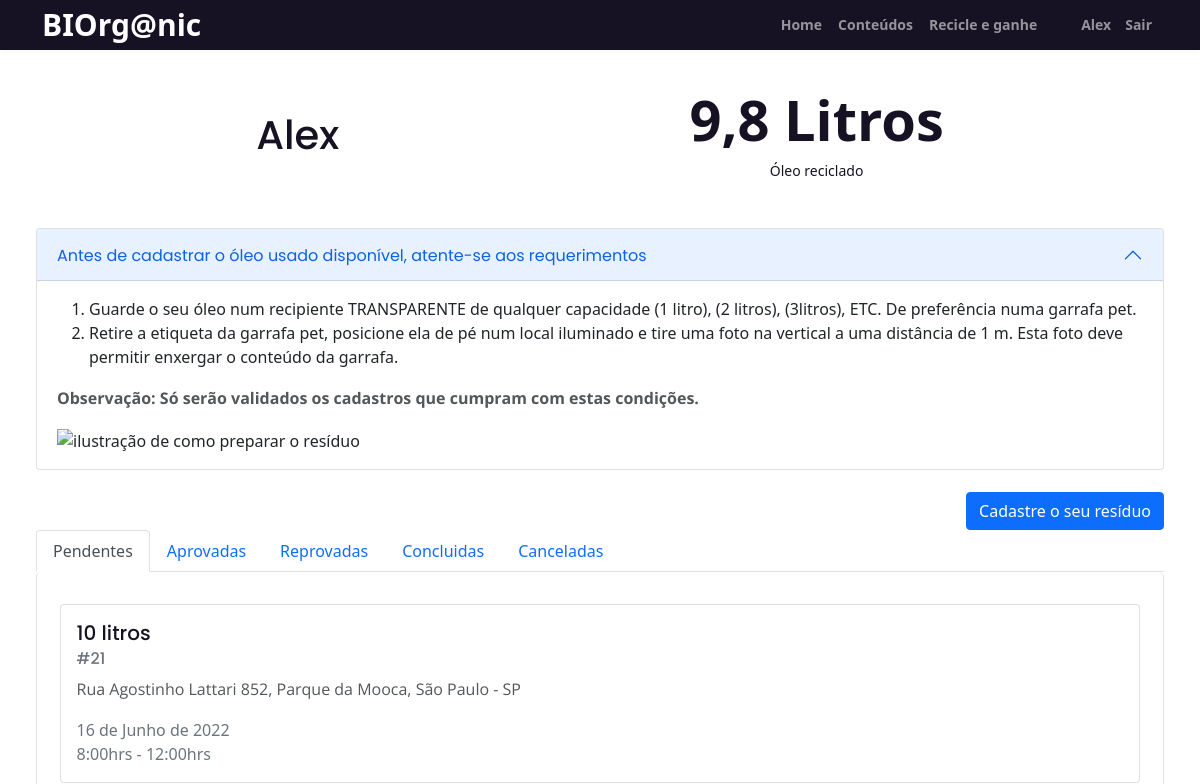
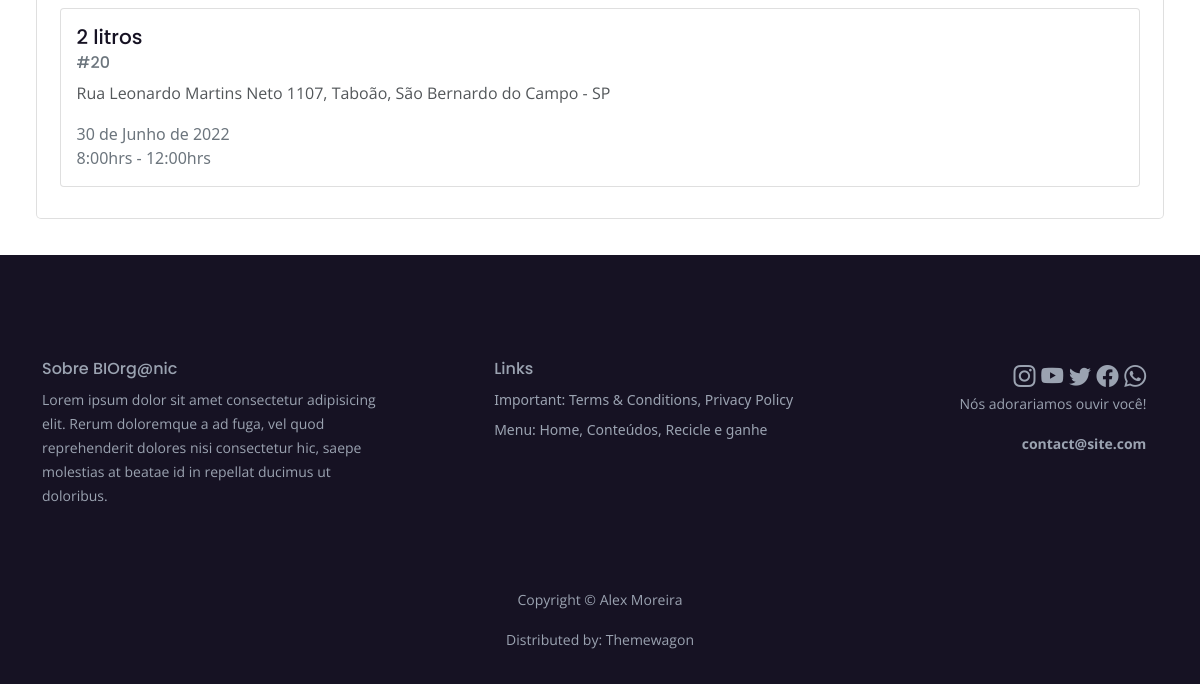
/collect/ (signed in), run on an earlier commit of the app's database (2 pictures, top to bottom).
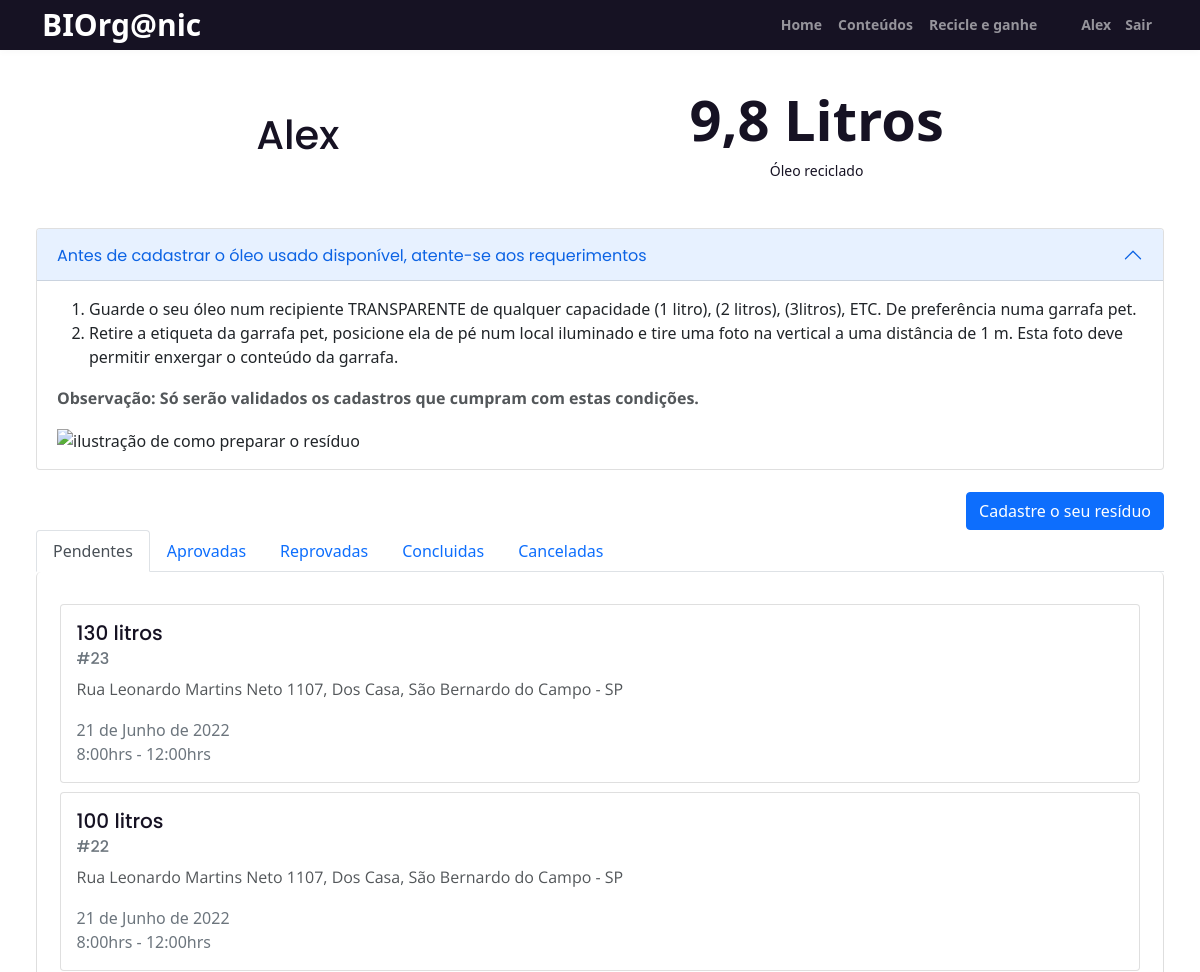
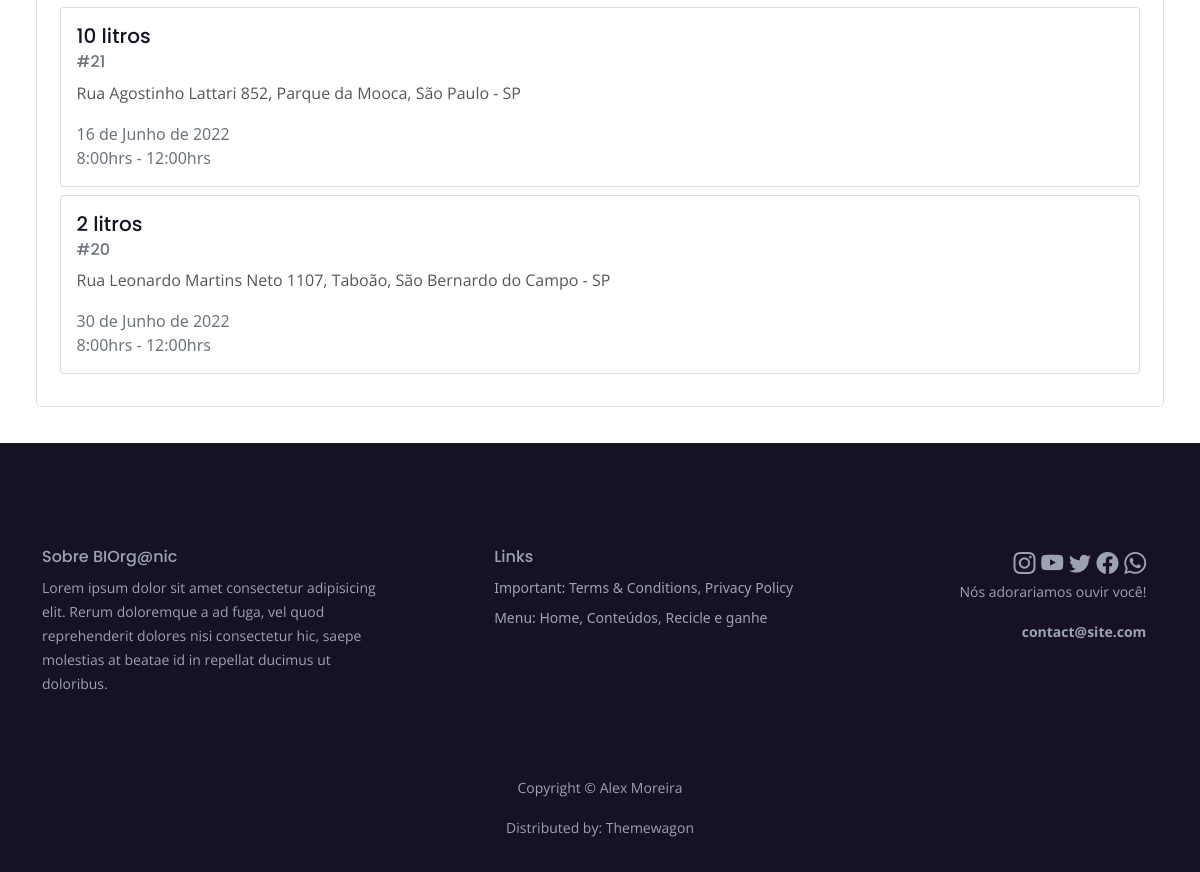
And on a later commit of the database (2 pictures, top to bottom).
### users/models.py (models this page shows)
class User(AbstractUser):
    cep = models.CharField(verbose_name='CEP', max_length=9, default= '')
    uf = models.CharField(verbose_name='Estado', max_length=20, default= '')
    city = models.CharField(verbose_name='Cidade', max_length=30, default= '')
    block = models.CharField(verbose_name='Bairro', max_length=30, default= '')
    address = models.CharField(verbose_name='Endereço', max_length=50, default= '')
    number = models.CharField(verbose_name='Numero', max_length=10, default= '')
    complement = models.CharField(verbose_name='Complemento', max_length=30, default= '', blank=True)
    phone = models.CharField(verbose_name='Telefone', max_length=14, default= '')
    insta = models.CharField(verbose_name='Instagram', max_length=30, default= '', blank=True)
    descard = models.CharField(max_length=3, verbose_name='Realiza descarte de óleo frequentemente?', default=False, choices=[
        ('Sim', 'Sim'),
        ('Não', 'Não')
    ])
    time = models.CharField(max_length=30, verbose_name='Se sim, a cada quanto tempo?', default= '', choices=[
        ('Não descarta', 'Não descarto'),
        ('Duas semanas', 'A cada duas semanas'),
        ('Um mês', 'A cada um mês'),
        ('Dois meses', 'A cada dois meses')
    ])
    full = models.BooleanField(verbose_name='Completo', default=False)

### collect/models.py (models this page shows)
class Collect(models.Model):
    user = models.ForeignKey(User, on_delete=models.CASCADE, default='')
    name = models.CharField(max_length=30, default= '')
    liters = models.IntegerField(verbose_name='Quantidade aproximada de óleo (Lts)', default=0)
    cep = models.CharField(verbose_name='CEP', max_length=9, default= '')
    uf = models.CharField(verbose_name='Estado', max_length=20, default= '')
    city = models.CharField(verbose_name='Cidade', max_length=30, default= '')
    block = models.CharField(verbose_name='Bairro', max_length=30, default= '')
    address = models.CharField(verbose_name='Endereço', max_length=50, default= '')
    number = models.CharField(verbose_name='Numero', max_length=10, default= '')
    complement = models.CharField(verbose_name='Complemento', max_length=30, default= '', blank=True)
    date = models.DateField(verbose_name='Data da coleta', default=datetime.now)
    time = models.CharField(max_length=20, verbose_name='Horario da coleta', default='', choices=[
        ('8:00hrs - 12:00hrs','8:00hrs - 12:00hrs'),
        ('13:00hrs - 18:00hrs', '13:00hrs - 18:00hrs'),
    ])
    img = models.ImageField(verbose_name='Foto do recipiente com o óleo', default='', upload_to='', blank=True)
    created = models.DateField(auto_now_add=True)
    status = models.CharField(max_length=10, default='Pendente', choices=[
        ('Pendente','Pendente'),
        ('Aprovada', 'Aprovada'),
        ('Reprovada', 'Reprovada'),
        ('Concluida', 'Concluida'),
        ('Cancelada', 'Cancelada'),
    ])
    obs = models.TextField(max_length=50, default='')
    real_liters = models.FloatField(verbose_name='Quantidade real de óleo (Lts)', default=0)

### collect/views.py (the view)
# urls.py: path('', views.collect, name='collect_list'),
def collect(request):
    form = CollectForm()
    collections = Collect.objects.all().filter(user = request.user).order_by('-id')
    oilLiters = 0
    for i in collections:
        if i.status == 'Concluida':
            oilLiters += i.real_liters
    if request.method == 'POST':
        form = CollectForm(request.POST, request.FILES)
        if form.is_valid():
            users = User.objects.filter(username = request.user)
            collect = form.save(commit=False)
            collect.user = users[0]
            collect.name = users[0].first_name + ' ' + users[0].last_name
            collect.save()
            return redirect('/collect')
        else:
            return render(request, 'collect/collect.html', {'form': form, 'collections': collections, 'oilLiters': oilLiters})
    else:
        return render(request, 'collect/collect.html', {'form': form, 'collections': collections, 'oilLiters': oilLiters})

### templates/collect/collect.html (shortened to what this page needs)
{% extends 'base.html' %}
{% load crispy_forms_tags %}
{% block content %}
    <div class="collect-base">
        <div class="collect-header">
            <h1>
                {% if user.first_name %}
                    {{ user.first_name }}
                {% else %}
                    {{ user.username }}
                {% endif %}
            </h1>
            <div class="collect-lts">
                <div class="lts-number">{{ oilLiters }} Litros</div>
                <div class="lts-info">Óleo reciclado</div>
            </div>
        </div>
        <div class="accordion collect-accordion" id="accordionPanelsStayOpenExample">
            <div class="accordion-item">
                <h2 class="accordion-header" id="panelsStayOpen-headingOne">
                    <button class="accordion-button" type="button" data-bs-toggle="collapse" data-bs-target="#panelsStayOpen-collapseOne" aria-expanded="true" aria-controls="panelsStayOpen-collapseOne">
                        Antes de cadastrar o óleo usado disponível, atente-se aos requerimentos
                    </button>
                </h2>
                <div id="panelsStayOpen-collapseOne" class="accordion-collapse collapse show" aria-labelledby="panelsStayOpen-headingOne">
                    <div class="accordion-body">
                        <ol>
                            <li>Guarde o seu óleo num recipiente TRANSPARENTE de qualquer capacidade (1 litro), (2 litros), (3litros), ETC. De preferência numa garrafa pet.</li>
                            <li>Retire a etiqueta da garrafa pet, posicione ela de pé num local iluminado e tire uma foto na vertical a uma distância de 1 m. Esta foto deve permitir enxergar o conteúdo da garrafa.</li>
                        </ol>
                        <p><strong>Observação: Só serão validados os cadastros que cumpram com estas condições.</strong></p>
                        <img src="..." alt="ilustração de como preparar o resíduo">
                    </div>
                </div>
            </div>
        </div>
        <div class="collect-button"><button type="button" class="btn btn-primary" data-bs-toggle="modal" data-bs-target="#exampleModal">Cadastre o seu resíduo</button></div>
        <ul class="nav nav-tabs" id="myTab" role="tablist">
            <li class="nav-item" role="presentation">
              <button class="nav-link active" id="pending-tab" data-bs-toggle="tab" data-bs-target="#pending-tab-pane" type="button" role="tab" aria-controls="pending-tab-pane" aria-selected="true">Pendentes</button>
            </li>
            <li class="nav-item" role="presentation">
              <button class="nav-link" id="approved-tab" data-bs-toggle="tab" data-bs-target="#approved-tab-pane" type="button" role="tab" aria-controls="approved-tab-pane" aria-selected="false">Aprovadas</button>
            </li>
            <li class="nav-item" role="presentation">
              <button class="nav-link" id="failed-tab" data-bs-toggle="tab" data-bs-target="#failed-tab-pane" type="button" role="tab" aria-controls="failed-tab-pane" aria-selected="false">Reprovadas</button>
            </li>
            <li class="nav-item" role="presentation">
              <button class="nav-link" id="completed-tab" data-bs-toggle="tab" data-bs-target="#completed-tab-pane" type="button" role="tab" aria-controls="completed-tab-pane" aria-selected="false">Concluidas</button>
            </li>
            <li class="nav-item" role="presentation">
              <button class="nav-link" id="canceled-tab" data-bs-toggle="tab" data-bs-target="#canceled-tab-pane" type="button" role="tab" aria-controls="canceled-tab-pane" aria-selected="false">Canceladas</button>
            </li>
          </ul>
          <div class="tab-content collect-area" id="myTabContent">
            <div class="tab-pane fade show active" id="pending-tab-pane" role="tabpanel" aria-labelledby="pending-tab" tabindex="0">
                {% for collect in collections %}
                    {% if collect.status == 'Pendente' %}
                        <div class="card collect-card">
                            <a href="/collect/{{ collect.id }}" class="collect-card-link">
                                <div class="card-body">
                                    <h5 class="card-title">{{ collect.liters }} litros</h5>
                                    <h6 class="card-subtitle mb-2 text-muted">#{{ collect.id }}</h6>
                                    <p class="card-text">{{ collect.address }} {{ collect.number }}, {{ collect.block }}, {{ collect.city }} - {{ collect.uf }}</p>
                                    <div class="text-muted">{{ collect.date }}</div>
                                    <div class="text-muted">{{ collect.time }}</div>
                                </div>
                            </a>
                        </div>
                    {% endif %}
                {% endfor %}
            </div>
          </div>
    </div>
{% endblock %}

### templates/base.html (shortened to what this page needs)
<!DOCTYPE html>
{% load static %}
<html lang="pt-br">
<head>
    <link href="/static/css/styles.css" rel="stylesheet">
    <link href="/static/css/custom_styles.css" rel="stylesheet">
    <link href="https://cdn.jsdelivr.net/npm/bootstrap@5.1.3/dist/css/bootstrap.min.css" rel="stylesheet">
    <link rel="stylesheet" href="https://cdn.jsdelivr.net/npm/bootstrap-icons@1.7.1/font/bootstrap-icons.css">
</head>
<body>
      <nav id="navbar" class="navbar navbar-expand-lg top-nav-collapse navbar-dark" aria-label="Main navigation">
        <div class="container">
            <a class="navbar-brand logo-text" href="/">BIOrg@nic</a>
            <div class="navbar-collapse offcanvas-collapse" id="navbarsExampleDefault">
                <ul class="navbar-nav ms-auto navbar-nav-scroll">
                    <li class="nav-item">
                        <a class="nav-link" aria-current="page" href="/">Home</a>
                    </li>
                    <li class="nav-item">
                        <a class="nav-link" href="/manun">Conteúdos</a>
                    </li>
                    <li class="nav-item">
                        {% if user.is_authenticated %}
                            {% if user.full %}
                                <a class="nav-link" href="/collect">Recicle e ganhe</a>
                            {% else %}
                                <a class="nav-link" href="/accounts/data-edit/{{ user.id }}">Recicle e ganhe</a>
                            {% endif %}
                        {% else %}
                            <a class="nav-link" href="/accounts/login">Recicle e ganhe</a>
                        {% endif %}
                    </li>
                    <div class="nav-user">
                        {% if user.is_authenticated %}
                        <li class="nav-item">
                          <a class="nav-link" href="/accounts/profile/{{ user.id }}">
                              {% if user.first_name %}
                                {{ user.first_name }}
                              {% else %}
                                {{ user.username }}
                              {% endif %}
                          </a>
                        </li>
                        <li class="nav-item">
                            <form method="post" action="{% url 'account_logout' %}">
                                <button type="submit" class="nav-button">Sair</button>
                            </form>
                        </li>
                        {% endif %}
                    </div>
                </ul>
            </div>
        </div>
    </nav>
    {% block content %}
    {% endblock %}
    <footer>
      <div class="footer">
        <div class="container">
            <div class="row">
                <div class="col-lg-12">
                    <div class="footer-col first">
                        <h6>Sobre BIOrg@nic</h6>
                        <p class="p-small">Lorem ipsum dolor sit amet consectetur adipisicing elit. Rerum doloremque a ad fuga, vel quod reprehenderit dolores nisi consectetur hic, saepe molestias at beatae id in repellat ducimus ut doloribus.</p>
                    </div>
                    <div class="footer-col second">
                        <h6>Links</h6>
                        <ul class="list-unstyled li-space-lg p-small">
                            <li>Important: <a href="/manun">Terms & Conditions</a>, <a href="/manun">Privacy Policy</a></li>
                            <li>Menu: <a href="/">Home</a>, <a href="/manun">Conteúdos</a>, <a href="{% if user.is_authenticated %}{% if user.full %}/collect{% else %}/accounts/data-edit/{{ user.id }}{% endif %}{% else %}/accounts/login{% endif %}">Recicle e ganhe</a></li>
                        </ul>
                    </div>
                    <div class="footer-col third">
                        <span class="fa-stack">
                            <a href="#"><i class="bi bi-instagram"></i></a>
                            <a href="#"><i class="bi bi-youtube"></i></a>
                            <a href="#"><i class="bi bi-twitter"></i></a>
                            <a href="#"><i class="bi bi-facebook"></i></a>
                            <a href="#"><i class="bi bi-whatsapp"></i></a>
                        </span>
                        <p class="p-small">Nós adorariamos ouvir você!</p>
                        <p class="p-small"><a href="mailto:contact@site.com"><strong>contact@site.com</strong></a></p>
                    </div>
                </div>
            </div>
        </div>
    </div>
    <div class="copyright">
      <div class="container">
          <div class="row">
              <div class="col-lg-12">
                  <p class="p-small">Copyright © <a href="https://github.com/MoreiraAlex" target="_blank">Alex Moreira</a></p>
              </div>
          </div>
          <div class="row">
              <div class="col-lg-12">
                  <p class="p-small">Distributed by:  <a href="https://themewagon.com/" target="_blank">Themewagon</a></p>
              </div>
          </div>
      </div>
  </div>
  </footer>
</body>
</html>

What changed in the data, as far as the page shows it:
added Collect: liters "130", id "23", address "Rua Leonardo Martins Neto", number "1107", block "Dos Casa", city "São Bernardo do Campo", uf "SP", date "21 de Junho de 2022", time "8:00hrs - 12:00hrs"
added Collect: liters "100", id "22", address "Rua Leonardo Martins Neto", number "1107", block "Dos Casa", city "São Bernardo do Campo", uf "SP", date "21 de Junho de 2022", time "8:00hrs - 12:00hrs"
